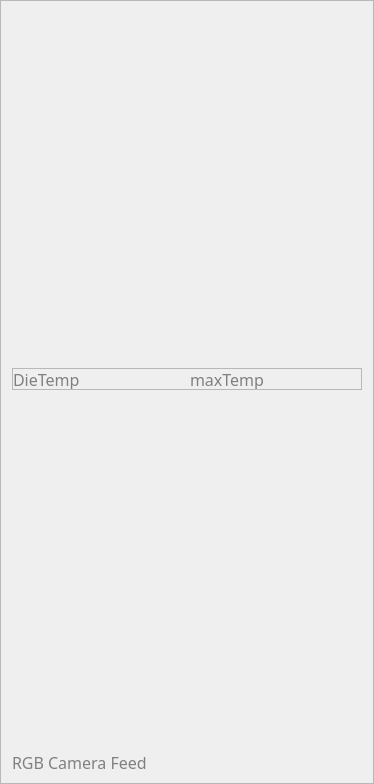
       <widget class="QFrame" name="cameraFrames">
        <property name="styleSheet">
         <string notr="true">QFrame #cameraFrames{
    border: 2px solid gray;
    border-radius: 20px;
}</string>
        </property>
        <property name="frameShape">
         <enum>QFrame::StyledPanel</enum>
        </property>
        <property name="frameShadow">
         <enum>QFrame::Raised</enum>
        </property>
        <layout class="QVBoxLayout" name="verticalLayout_6">
         <item>
          <widget class="QWidget" name="thermalCameraWidget" native="true">
           <property name="minimumSize">
            <size>
             <width>350</width>
             <height>350</height>
            </size>
           </property>
           <property name="maximumSize">
            <size>
             <width>350</width>
             <height>350</height>
            </size>
           </property>
           <property name="styleSheet">
            <string notr="true"/>
           </property>
          </widget>
         </item>
         <item>
          <widget class="QFrame" name="frame_13">
           <property name="maximumSize">
            <size>
             <width>16777215</width>
             <height>40</height>
            </size>
           </property>
           <property name="frameShape">
            <enum>QFrame::StyledPanel</enum>
           </property>
           <property name="frameShadow">
            <enum>QFrame::Raised</enum>
           </property>
           <layout class="QHBoxLayout" name="horizontalLayout_9">
            <property name="leftMargin">
             <number>0</number>
            </property>
            <property name="topMargin">
             <number>0</number>
            </property>
            <property name="rightMargin">
             <number>0</number>
            </property>
            <property name="bottomMargin">
             <number>0</number>
            </property>
            <item>
             <widget class="QLabel" name="dieTempLabel">
              <property name="maximumSize">
               <size>
                <width>16777215</width>
                <height>20</height>
               </size>
              </property>
              <property name="font">
               <font>
                <family>Gotham</family>
                <pointsize>12</pointsize>
                <weight>50</weight>
                <bold>false</bold>
               </font>
              </property>
              <property name="styleSheet">
               <string notr="true">color:  grey;</string>
              </property>
              <property name="text">
               <string>DieTemp</string>
              </property>
             </widget>
            </item>
            <item>
             <widget class="QLabel" name="maxTempLabel">
              <property name="maximumSize">
               <size>
                <width>16777215</width>
                <height>20</height>
               </size>
              </property>
              <property name="font">
               <font>
                <family>Gotham</family>
                <pointsize>12</pointsize>
                <weight>50</weight>
                <bold>false</bold>
               </font>
              </property>
              <property name="styleSheet">
               <string notr="true">color:  grey;</string>
              </property>
              <property name="text">
               <string>maxTemp</string>
              </property>
             </widget>
            </item>
           </layout>
          </widget>
         </item>
         <item>
          <widget class="QWidget" name="rgbCameraWidget" native="true">
           <property name="minimumSize">
            <size>
             <width>350</width>
             <height>350</height>
            </size>
           </property>
           <property name="maximumSize">
            <size>
             <width>350</width>
             <height>350</height>
            </size>
           </property>
           <property name="styleSheet">
            <string notr="true"/>
           </property>
          </widget>
         </item>
         <item>
          <widget class="QLabel" name="fileInfoLabel_11">
           <property name="minimumSize">
            <size>
             <width>0</width>
             <height>0</height>
            </size>
           </property>
           <property name="maximumSize">
            <size>
             <width>16777215</width>
             <height>20</height>
            </size>
           </property>
           <property name="font">
            <font>
             <family>Gotham</family>
             <pointsize>12</pointsize>
             <weight>50</weight>
             <bold>false</bold>
            </font>
           </property>
           <property name="styleSheet">
            <string notr="true">color:  grey;</string>
           </property>
           <property name="text">
            <string>RGB Camera Feed</string>
           </property>
          </widget>
         </item>
        </layout>
       </widget>
